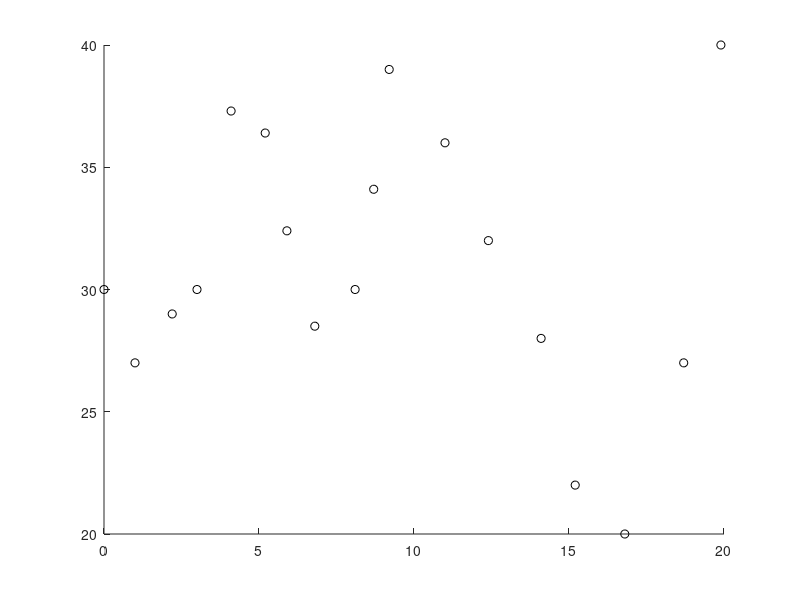

Here is the MATLAB script that generated this plot: (Note: this script raises an error after producing the figure.)
x=[0, 1, 2.2, 3, 4.1, 5.2, 5.9, 6.8, 8.1, 8.7, 9.2, 11, 12.4, 14.1, 15.2, 16.8, 18.7, 19.9];
y=[30, 27, 29, 30, 37.3, 36.4, 32.4, 28.5, 30, 34.1, 39, 36, 32, 28, 22, 20, 27, 40];
figure (1); hold on
plot(x, y, 'ko');

degree = 11;
txt = cell(2, 1);
txt{1} = sprintf('data set');
f = polyfit(x, y, degree);
% a = 0:0.01:19.9;
% plot(a, polyval(f, a),'r','LineWidth', 1.5);

syms a
p = vpa(poly2sym(f,a)) + sin(1.45*a)+cos(1.5*a)+0.3

a = 0:0.01:19.9;
plot(a, subs(p), 'b','LineWidth', 1.5);
% txt{2}= sprintf('degree = %i',degree);
txt{2}= sprintf('self-defined model');

legend(txt,'Location','southwest');